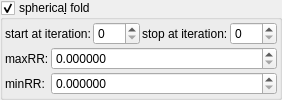
    <widget class="MyGroupBox" name="groupCheck_transf_function_enabledS_false">
     <property name="title">
      <string>spherica&amp;l fold</string>
     </property>
     <property name="checkable">
      <bool>true</bool>
     </property>
     <layout class="QVBoxLayout" name="verticalLayout_21" stretch="0,0">
      <property name="spacing">
       <number>2</number>
      </property>
      <property name="leftMargin">
       <number>2</number>
      </property>
      <property name="topMargin">
       <number>2</number>
      </property>
      <property name="rightMargin">
       <number>2</number>
      </property>
      <property name="bottomMargin">
       <number>2</number>
      </property>
      <item>
       <layout class="QHBoxLayout" name="horizontalLayout_15" stretch="0,1,0,1">
        <item>
         <widget class="QLabel" name="label_101">
          <property name="text">
           <string>start at iteration:</string>
          </property>
         </widget>
        </item>
        <item>
         <widget class="MySpinBox" name="spinboxInt_transf_start_iterations_S">
          <property name="sizePolicy">
           <sizepolicy hsizetype="Minimum" vsizetype="Maximum">
            <horstretch>0</horstretch>
            <verstretch>0</verstretch>
           </sizepolicy>
          </property>
          <property name="minimum">
           <number>0</number>
          </property>
          <property name="maximum">
           <number>999</number>
          </property>
          <property name="value">
           <number>0</number>
          </property>
         </widget>
        </item>
        <item>
         <widget class="QLabel" name="label_72">
          <property name="text">
           <string>stop at iteration:</string>
          </property>
         </widget>
        </item>
        <item>
         <widget class="MySpinBox" name="spinboxInt_transf_stop_iterations_S">
          <property name="sizePolicy">
           <sizepolicy hsizetype="Preferred" vsizetype="Maximum">
            <horstretch>0</horstretch>
            <verstretch>0</verstretch>
           </sizepolicy>
          </property>
          <property name="maximum">
           <number>999</number>
          </property>
         </widget>
        </item>
       </layout>
      </item>
      <item>
       <layout class="QGridLayout" name="gridLayout_17" columnstretch="0,1">
        <property name="spacing">
         <number>2</number>
        </property>
        <item row="0" column="0">
         <widget class="QLabel" name="label_5">
          <property name="text">
           <string>maxRR:</string>
          </property>
         </widget>
        </item>
        <item row="0" column="1">
         <widget class="MyDoubleSpinBox" name="spinbox_transf_maxR2_1">
          <property name="sizePolicy">
           <sizepolicy hsizetype="Minimum" vsizetype="Maximum">
            <horstretch>0</horstretch>
            <verstretch>0</verstretch>
           </sizepolicy>
          </property>
          <property name="prefix">
           <string/>
          </property>
          <property name="suffix">
           <string/>
          </property>
          <property name="decimals">
           <number>6</number>
          </property>
          <property name="minimum">
           <double>0.000000000000000</double>
          </property>
          <property name="maximum">
           <double>99.989999999999995</double>
          </property>
          <property name="singleStep">
           <double>0.100000000000000</double>
          </property>
         </widget>
        </item>
        <item row="1" column="0">
         <widget class="QLabel" name="label_9">
          <property name="text">
           <string>minRR:</string>
          </property>
         </widget>
        </item>
        <item row="1" column="1">
         <widget class="MyDoubleSpinBox" name="spinbox_transf_minR2_p25">
          <property name="sizePolicy">
           <sizepolicy hsizetype="Minimum" vsizetype="Maximum">
            <horstretch>0</horstretch>
            <verstretch>0</verstretch>
           </sizepolicy>
          </property>
          <property name="prefix">
           <string/>
          </property>
          <property name="suffix">
           <string/>
          </property>
          <property name="decimals">
           <number>6</number>
          </property>
          <property name="minimum">
           <double>0.000000000000000</double>
          </property>
          <property name="maximum">
           <double>99.989999999999995</double>
          </property>
          <property name="singleStep">
           <double>0.100000000000000</double>
          </property>
         </widget>
        </item>
       </layout>
      </item>
     </layout>
    </widget>
